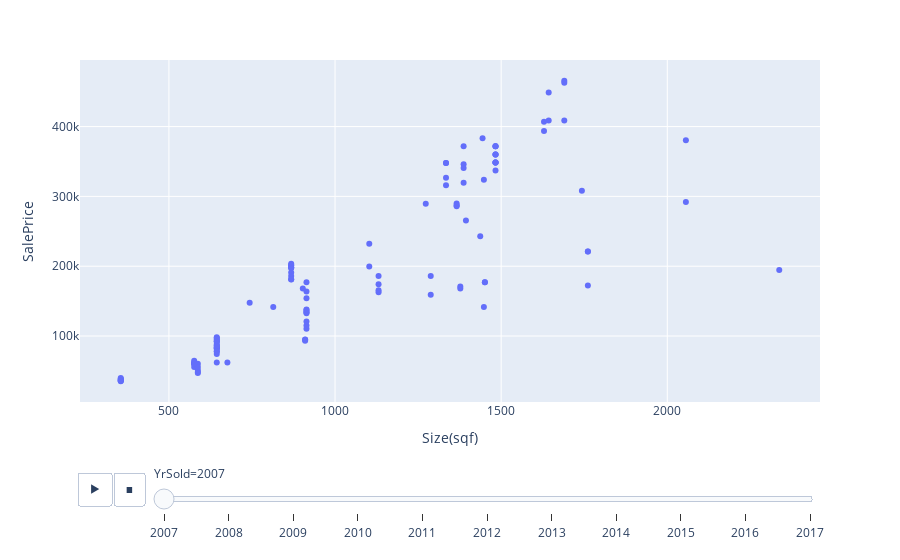

Notebook code for this chart:
### Markdown cell above
Từ đồ thị trên, ta thấy rằng có 2 nhóm khách hàng chính:
* Một nhóm người chọn mua những căn hộ có tuổi thọ thấp và giá trên mỗi square feet cao
* Nhóm còn lại chọn các căn hộ có tuổi thọ cao hoặc trung bình và giá trên mỗi square feet thấp.

### Code cell
sorted_yearsold=data_new.sort_values(by='YrSold', ascending=True)
fig = px.scatter(sorted_yearsold, x = 'Size(sqf)', y = 'SalePrice', animation_frame = 'YrSold')
fig.layout.updatemenus[0].buttons[0].args[1]["frame"]["duration"] = 1000
fig

### Figure 1 — Plotly figure (JSON) as saved in the notebook; plotly's stock layout.template omitted (floating-point values rounded to 4 significant figures)
{"data": [{"hovertemplate": "YrSold=2007<br>Size(sqf)=%{x}<br>SalePrice=%{y}<extra></extra>", "legendgroup": "", "marker": {"color": "#636efa", "symbol": "circle"}, "mode": "markers", "name": "", "orientation": "v", "showlegend": false, "type": "scatter", "x": [814, 355, 2337, 1761, 644, 1103, 914, 914, 910, 1483, 1483, 1483, 1483, 1483, 1483, 1483, 1334, 1483, 1483, 1690, 1629, 1690, 1483, 1273, 1334, 1483, 576, 644, 576, 644, 1377, 1387, 1131, 1131, 868, 914, 644, 1366, 1103, 644, 914, 914, 1629, 644, 914, 914, 1366, 1366, 1743, 1437, 910, 868, 1131, 1643, 868, 576, 1448, 1690, 1394, 1334, 1643, 868, 868, 1131, 868, 644, 355, 576, 1451, 576, 914, 1288, 1387, 910, 868, 914, 1377, 644, 644, 644, 355, 1761, 2056, 587, 587, 1444, 587, 903, 644, 644, 1334, 868, 587, 1387, 868, 1387, 743, 644, 1288, 355, 644, 1448, 644, 868, 914, 644, 2056, 1761, 576, 587, 355, 355, 355, 644, 1451, 914, 676], "xaxis": "x", "y": [141592, 36283, 194690, 172566, 86725, 232212, 163716, 110619, 95132, 360176, 360176, 337168, 371681, 348672, 371681, 348672, 326548, 371681, 348672, 408849, 393805, 465486, 348672, 289380, 315929, 360176, 60176, 88495, 61946, 81858, 170796, 319469, 174336, 185840, 201769, 134513, 82300, 290000, 199469, 97345, 137168, 115044, 407079, 92035, 176991, 132743, 285840, 287486, 307964, 242920, 94690, 203539, 162831, 408849, 191150, 60176, 323982, 462831, 265486, 347787, 448672, 185840, 198230, 165486, 181061, 92035, 38053, 55752, 176991, 64601, 120796, 185840, 371681, 93362, 200884, 153982, 168141, 83185, 84070, 61946, 35840, 221238, 380530, 48672, 51327, 383185, 60176, 167964, 78318, 74336, 347787, 198230, 55752, 346017, 181415, 340707, 147787, 95575, 159292, 35398, 98230, 141592, 85840, 197345, 134513, 77876, 292035, 221238, 60619, 46902, 38495, 39823, 36283, 92920, 176991, 138053, 61946], "yaxis": "y"}], "layout": {"legend": {"tracegroupgap": 0}, "margin": {"t": 60}, "sliders": [{"active": 0, "currentvalue": {"prefix": "YrSold="}, "len": 0.9, "pad": {"b": 10, "t": 60}, "steps": [{"args": [["2007"], {"frame": {"duration": 0, "redraw": false}, "fromcurrent": true, "mode": "immediate", "transition": {"duration": 0, "easing": "linear"}}], "label": "2007", "method": "animate"}, {"args": [["2008"], {"frame": {"duration": 0, "redraw": false}, "fromcurrent": true, "mode": "immediate", "transition": {"duration": 0, "easing": "linear"}}], "label": "2008", "method": "animate"}, {"args": [["2009"], {"frame": {"duration": 0, "redraw": false}, "fromcurrent": true, "mode": "immediate", "transition": {"duration": 0, "easing": "linear"}}], "label": "2009", "method": "animate"}, {"args": [["2010"], {"frame": {"duration": 0, "redraw": false}, "fromcurrent": true, "mode": "immediate", "transition": {"duration": 0, "easing": "linear"}}], "label": "2010", "method": "animate"}, {"args": [["2011"], {"frame": {"duration": 0, "redraw": false}, "fromcurrent": true, "mode": "immediate", "transition": {"duration": 0, "easing": "linear"}}], "label": "2011", "method": "animate"}, {"args": [["2012"], {"frame": {"duration": 0, "redraw": false}, "fromcurrent": true, "mode": "immediate", "transition": {"duration": 0, "easing": "linear"}}], "label": "2012", "method": "animate"}, {"args": [["2013"], {"frame": {"duration": 0, "redraw": false}, "fromcurrent": true, "mode": "immediate", "transition": {"duration": 0, "easing": "linear"}}], "label": "2013", "method": "animate"}, {"args": [["2014"], {"frame": {"duration": 0, "redraw": false}, "fromcurrent": true, "mode": "immediate", "transition": {"duration": 0, "easing": "linear"}}], "label": "2014", "method": "animate"}, {"args": [["2015"], {"frame": {"duration": 0, "redraw": false}, "fromcurrent": true, "mode": "immediate", "transition": {"duration": 0, "easing": "linear"}}], "label": "2015", "method": "animate"}, {"args": [["2016"], {"frame": {"duration": 0, "redraw": false}, "fromcurrent": true, "mode": "immediate", "transition": {"duration": 0, "easing": "linear"}}], "label": "2016", "method": "animate"}, {"args": [["2017"], {"frame": {"duration": 0, "redraw": false}, "fromcurrent": true, "mode": "immediate", "transition": {"duration": 0, "easing": "linear"}}], "label": "2017", "method": "animate"}], "x": 0.1, "xanchor": "left", "y": 0, "yanchor": "top"}], "updatemenus": [{"buttons": [{"args": [null, {"frame": {"duration": 1000, "redraw": false}, "fromcurrent": true, "mode": "immediate", "transition": {"duration": 500, "easing": "linear"}}], "label": "&#9654;", "method": "animate"}, {"args": [[null], {"frame": {"duration": 0, "redraw": false}, "fromcurrent": true, "mode": "immediate", "transition": {"duration": 0, "easing": "linear"}}], "label": "&#9724;", "method": "animate"}], "direction": "left", "pad": {"r": 10, "t": 70}, "showactive": false, "type": "buttons", "x": 0.1, "xanchor": "right", "y": 0, "yanchor": "top"}], "xaxis": {"anchor": "y", "domain": [0, 1], "title": {"text": "Size(sqf)"}}, "yaxis": {"anchor": "x", "domain": [0, 1], "title": {"text": "SalePrice"}}}}
